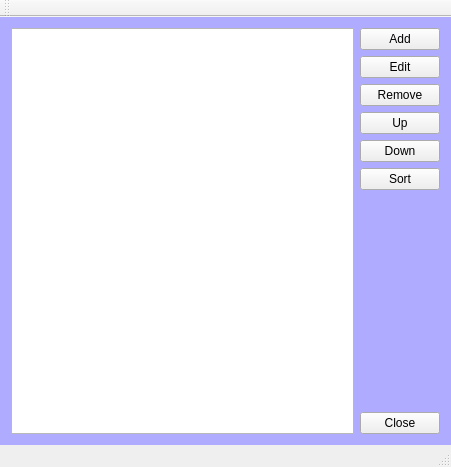
<?xml version="1.0" encoding="UTF-8"?>
<ui version="4.0">
 <class>MainWindow</class>
 <widget class="QMainWindow" name="MainWindow">
  <property name="geometry">
   <rect>
    <x>0</x>
    <y>0</y>
    <width>451</width>
    <height>467</height>
   </rect>
  </property>
  <property name="windowTitle">
   <string>Employees Management system</string>
  </property>
  <widget class="QWidget" name="centralWidget">
   <property name="styleSheet">
    <string notr="true">#centralWidget{
background-color :  #AFACFF;
}</string>
   </property>
   <layout class="QVBoxLayout" name="verticalLayout_2">
    <item>
     <layout class="QHBoxLayout" name="horizontalLayout">
      <item>
       <widget class="QListWidget" name="listWidget_3"/>
      </item>
      <item>
       <layout class="QVBoxLayout" name="verticalLayout">
        <item>
         <widget class="QPushButton" name="AddBtn">
          <property name="text">
           <string>Add</string>
          </property>
         </widget>
        </item>
        <item>
         <widget class="QPushButton" name="EditBtn">
          <property name="text">
           <string>Edit</string>
          </property>
         </widget>
        </item>
        <item>
         <widget class="QPushButton" name="RemoveBtn">
          <property name="text">
           <string>Remove</string>
          </property>
         </widget>
        </item>
        <item>
         <widget class="QPushButton" name="UpBtn">
          <property name="text">
           <string>Up</string>
          </property>
         </widget>
        </item>
        <item>
         <widget class="QPushButton" name="DownBtn">
          <property name="text">
           <string>Down</string>
          </property>
         </widget>
        </item>
        <item>
         <widget class="QPushButton" name="SortBtn">
          <property name="text">
           <string>Sort</string>
          </property>
         </widget>
        </item>
        <item>
         <spacer name="verticalSpacer">
          <property name="orientation">
           <enum>Qt::Vertical</enum>
          </property>
          <property name="sizeHint" stdset="0">
           <size>
            <width>20</width>
            <height>78</height>
           </size>
          </property>
         </spacer>
        </item>
        <item>
         <widget class="QPushButton" name="CloseBtn">
          <property name="text">
           <string>Close</string>
          </property>
         </widget>
        </item>
       </layout>
      </item>
     </layout>
    </item>
   </layout>
  </widget>
  <widget class="QMenuBar" name="menuBar">
   <property name="geometry">
    <rect>
     <x>0</x>
     <y>0</y>
     <width>451</width>
     <height>21</height>
    </rect>
   </property>
  </widget>
  <widget class="QToolBar" name="mainToolBar">
   <attribute name="toolBarArea">
    <enum>TopToolBarArea</enum>
   </attribute>
   <attribute name="toolBarBreak">
    <bool>false</bool>
   </attribute>
  </widget>
  <widget class="QStatusBar" name="statusBar"/>
 </widget>
 <layoutdefault spacing="6" margin="11"/>
 <resources/>
 <connections/>
</ui>
